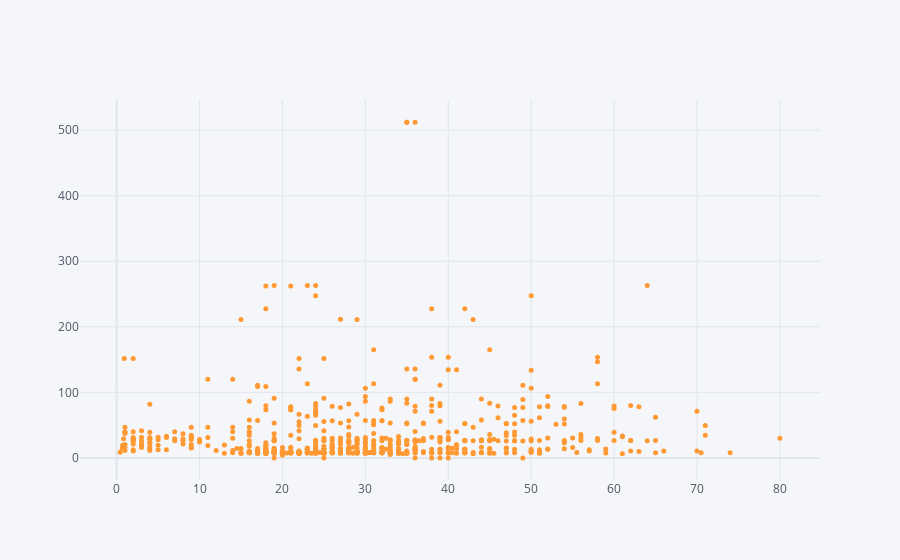

Here is the notebook cell this chart was saved with:
### Code cell
df1[['age','fare']].iplot(x="age",y="fare",mode="markers",size=5)

### Figure 1 — Plotly figure (JSON) as saved in the notebook; plotly's stock layout.template omitted (floating-point values rounded to 4 significant figures; data arrays with more than 128 entries replaced by an {"elided": "..."} marker saying what was removed)
{"data": [{"line": {"color": "rgba(255, 153, 51, 1.0)", "dash": "solid", "shape": "linear", "width": 1.3}, "marker": {"size": 5, "symbol": "circle"}, "mode": "markers", "name": "fare", "text": "", "type": "scatter", "x": {"elided": "891 float values"}, "y": {"elided": "891 float values"}}], "layout": {"legend": {"bgcolor": "#F5F6F9", "font": {"color": "#4D5663"}}, "paper_bgcolor": "#F5F6F9", "plot_bgcolor": "#F5F6F9", "title": {"font": {"color": "#4D5663"}}, "xaxis": {"gridcolor": "#E1E5ED", "showgrid": true, "tickfont": {"color": "#4D5663"}, "title": {"font": {"color": "#4D5663"}, "text": ""}, "zerolinecolor": "#E1E5ED"}, "yaxis": {"gridcolor": "#E1E5ED", "showgrid": true, "tickfont": {"color": "#4D5663"}, "title": {"font": {"color": "#4D5663"}, "text": ""}, "zerolinecolor": "#E1E5ED"}}}
